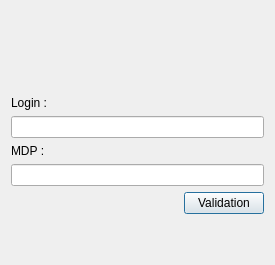
<?xml version="1.0" encoding="UTF-8"?>
<ui version="4.0">
 <class>login</class>
 <widget class="QDialog" name="login">
  <property name="geometry">
   <rect>
    <x>0</x>
    <y>0</y>
    <width>275</width>
    <height>265</height>
   </rect>
  </property>
  <property name="windowTitle">
   <string>Dialog</string>
  </property>
  <layout class="QGridLayout" name="gridLayout_3">
   <item row="0" column="0">
    <layout class="QGridLayout" name="gridLayout_2">
     <item row="1" column="0">
      <layout class="QVBoxLayout" name="verticalLayout_3">
       <item>
        <widget class="QLabel" name="Login_2">
         <property name="text">
          <string>Login :</string>
         </property>
        </widget>
       </item>
       <item>
        <widget class="QLineEdit" name="lineEdit_Login_2"/>
       </item>
      </layout>
     </item>
     <item row="2" column="0">
      <layout class="QVBoxLayout" name="verticalLayout_4">
       <item>
        <widget class="QLabel" name="MDP_2">
         <property name="text">
          <string>MDP :</string>
         </property>
        </widget>
       </item>
       <item>
        <widget class="QLineEdit" name="lineEdit_MDP_2"/>
       </item>
       <item>
        <layout class="QHBoxLayout" name="horizontalLayout_2">
         <item>
          <spacer name="horizontalSpacer_2">
           <property name="orientation">
            <enum>Qt::Horizontal</enum>
           </property>
           <property name="sizeHint" stdset="0">
            <size>
             <width>40</width>
             <height>20</height>
            </size>
           </property>
          </spacer>
         </item>
         <item>
          <widget class="QPushButton" name="Validation_2">
           <property name="text">
            <string>Validation</string>
           </property>
          </widget>
         </item>
        </layout>
       </item>
       <item>
        <spacer name="verticalSpacer_4">
         <property name="orientation">
          <enum>Qt::Vertical</enum>
         </property>
         <property name="sizeHint" stdset="0">
          <size>
           <width>20</width>
           <height>40</height>
          </size>
         </property>
        </spacer>
       </item>
      </layout>
     </item>
     <item row="0" column="0">
      <spacer name="verticalSpacer_5">
       <property name="orientation">
        <enum>Qt::Vertical</enum>
       </property>
       <property name="sizeHint" stdset="0">
        <size>
         <width>20</width>
         <height>40</height>
        </size>
       </property>
      </spacer>
     </item>
    </layout>
   </item>
  </layout>
 </widget>
 <resources/>
 <connections>
  <connection>
   <sender>Validation_2</sender>
   <signal>clicked()</signal>
   <receiver>login</receiver>
   <slot>accept()</slot>
   <hints>
    <hint type="sourcelabel">
     <x>195</x>
     <y>191</y>
    </hint>
    <hint type="destinationlabel">
     <x>187</x>
     <y>216</y>
    </hint>
   </hints>
  </connection>
 </connections>
</ui>
